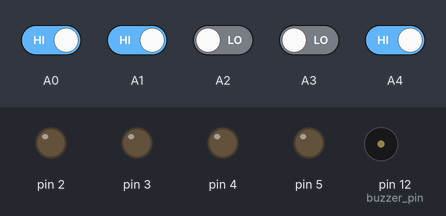
Simulated run of this sketch. Board: Arduino Uno, built with avr-gcc and run on an emulated ATmega328P. Parts: output pins drawn as LEDs (lit = HIGH), buzzer (waves = sounding). Dashed ring = blinking. Inputs (shaded band) come from the test bench; at power-on: A0, A1, A4 HIGH, A2, A3 LOW. Random numbers use the default seed unless the sketch sets one.

Above: at 1.2 s.
1.3 s: A4 driven LOW
At 2.12 s:
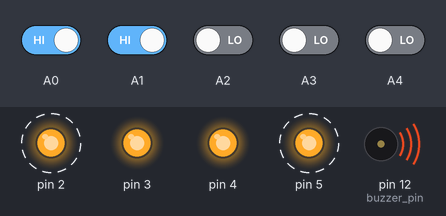
At 3.12 s:
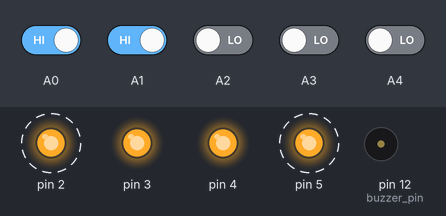
4.3 s: A0 driven LOW
7.3 s: A1 driven LOW
10.3 s: A4 driven HIGH
11.8 s: A0 driven HIGH and A1 driven HIGH and A2 driven HIGH and A4 driven LOW
At 11.95 s:
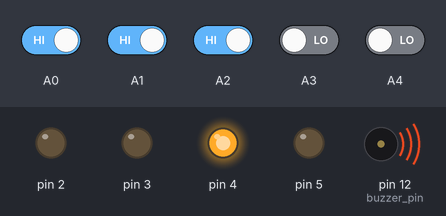
Timing chart, 0 to 27.5 s (numbered marks = the images above; inputs shaded):
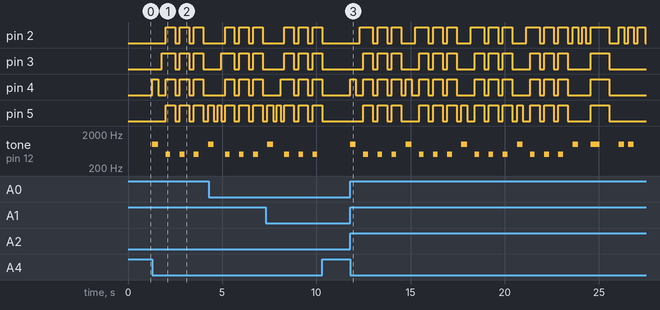

Measured:
- after the input at 1.3 s, pin 2: alternates HIGH for 0.50 s and LOW for 0.25 s, starting after 0.70 s; pin 3: LOW → HIGH after 0.50 s, then repeats every 0.75 s: LOW 0.25 s, HIGH 0.50 s
- after the input at 11.8 s, pin 2: LOW → HIGH after 0.50 s, → LOW 0.70 s later, → HIGH 0.25 s later, → LOW 0.50 s later, … (36 changes in this stretch); pin 3: LOW → HIGH after 0.70 s, → LOW 0.50 s later, → HIGH 0.25 s later, → LOW 0.50 s later, … (26 changes in this stretch)

The sketch:

simon_game.ino
```cpp
//SIMON GAME
const int max  = 10; //Interações/Níveis máximo no jogo
int seq[max]; //Armazena as sequências de LED
int seq_jog[max]; //Armazena as sequência do jogador
int nivel = 1;

int velocidade = 1000; //Controla a velocidade do jogo

const int buzzer_pin = 12;

void iniciaBuzzer() {
  pinMode(buzzer_pin, OUTPUT);
  noTone(buzzer_pin); //Verifica se o buzzer está inicialmente desligado
}

void beep(int frequency, int duration) {
  tone(buzzer_pin, frequency, duration);
  delay(duration);
  noTone(buzzer_pin);
}

void setup() {
  pinMode(A0, INPUT);
  pinMode(A1, INPUT);
  pinMode(A2, INPUT);
  pinMode(A3, INPUT);

  pinMode(2, OUTPUT);
  pinMode(3, OUTPUT);
  pinMode(4, OUTPUT);
  pinMode(5, OUTPUT);

  iniciaBuzzer(); //Inicia o buzzer

  digitalWrite(2, LOW);
  digitalWrite(3, LOW);
  digitalWrite(4, LOW);
  digitalWrite(5, LOW);
}

void loop() {
  if (nivel == 1)
    gera_seq(); //Gera uma sequência;

  if (digitalRead(A4) == LOW || nivel != 1) // Se o botão de início for pressionado ou você estiver ganhando
  {
    print_seq(); //Mostra a sequência
    get_seq(); //Aguarda a sequência do jogador
  }
}

void print_seq() {
  digitalWrite(2, LOW);
  digitalWrite(3, LOW);
  digitalWrite(4, LOW);
  digitalWrite(5, LOW);

  for (int i = 0; i < nivel; i++) {
    digitalWrite(seq[i], HIGH);
    beep(1000, 300); // Beep no buzzer a 1000 Hz por 300 ms
    digitalWrite(seq[i], LOW);
    delay(200);
  }
}

void get_seq() {
  int x = 0; //Indica se a sequência está correta

  for (int i = 0; i < nivel; i++) {
    x = 0;
    while (x == 0) {
      if (digitalRead(A0) == LOW) {
        digitalWrite(5, HIGH);
        seq_jog[i] = 5;
        x = 1;
        delay(200);
        if (seq_jog[i] != seq[i]) {
          seq_errada();
          return;
        }
        digitalWrite(5, LOW);
      }

      if (digitalRead(A1) == LOW) {
        digitalWrite(4, HIGH);
        seq_jog[i] = 4;
        x = 1;
        delay(200);
        if (seq_jog[i] != seq[i]) {
          seq_errada();
          return;
        }
        digitalWrite(4, LOW);
      }

      if (digitalRead(A2) == LOW) {
        digitalWrite(3, HIGH);
        seq_jog[i] = 3;
        x = 1;
        delay(200);
        if (seq_jog[i] != seq[i]) {
          seq_errada();
          return;
        }
        digitalWrite(3, LOW);
      }

      if (digitalRead(A3) == LOW) {
        digitalWrite(2, HIGH);
        seq_jog[i] = 2;
        x = 1;
        delay(200);
        if (seq_jog[i] != seq[i]) {
          seq_errada();
          return;
        }
        digitalWrite(2, LOW);
      }
    }
  }
  seq_certa();
}

void gera_seq() {
  randomSeed(millis()); // Dessa forma é realmente aleatório!!!

  for (int i = 0; i < max; i++) {
    seq[i] = random(2, 6);
  }
}

void seq_errada() {
  for (int i = 0; i < 3; i++) {
    digitalWrite(2, HIGH);
    digitalWrite(3, HIGH);
    digitalWrite(4, HIGH);
    digitalWrite(5, HIGH);
    beep(500, 250); // Beep no buzzer a 500 Hz por 250 ms
    delay(250);
    digitalWrite(2, LOW);
    digitalWrite(3, LOW);
    digitalWrite(4, LOW);
    digitalWrite(5, LOW);
    delay(250);
  }
  nivel = 1;
  velocidade = 1000;
}

void seq_certa() {
  digitalWrite(2, LOW);
  digitalWrite(3, LOW);
  digitalWrite(4, LOW);
  digitalWrite(5, LOW);
  delay(250);

  digitalWrite(2, HIGH);
  digitalWrite(3, HIGH);
  digitalWrite(4, HIGH);
  digitalWrite(5, HIGH);
  beep(1000, 500); // Beep no buzzer a 1000 Hz por 500 ms
  delay(500);
  digitalWrite(2, LOW);
  digitalWrite(3, LOW);
  digitalWrite(4, LOW);
  digitalWrite(5, LOW);
  delay(500);

  if (nivel < max)
    nivel++;
}
```
